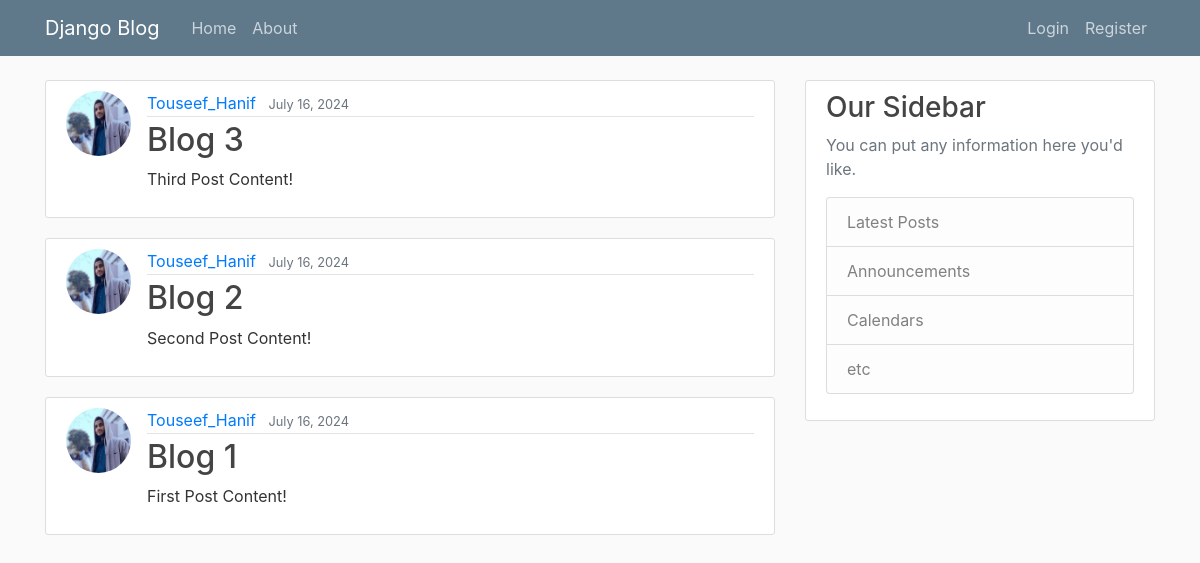
Before: / with the older database file.
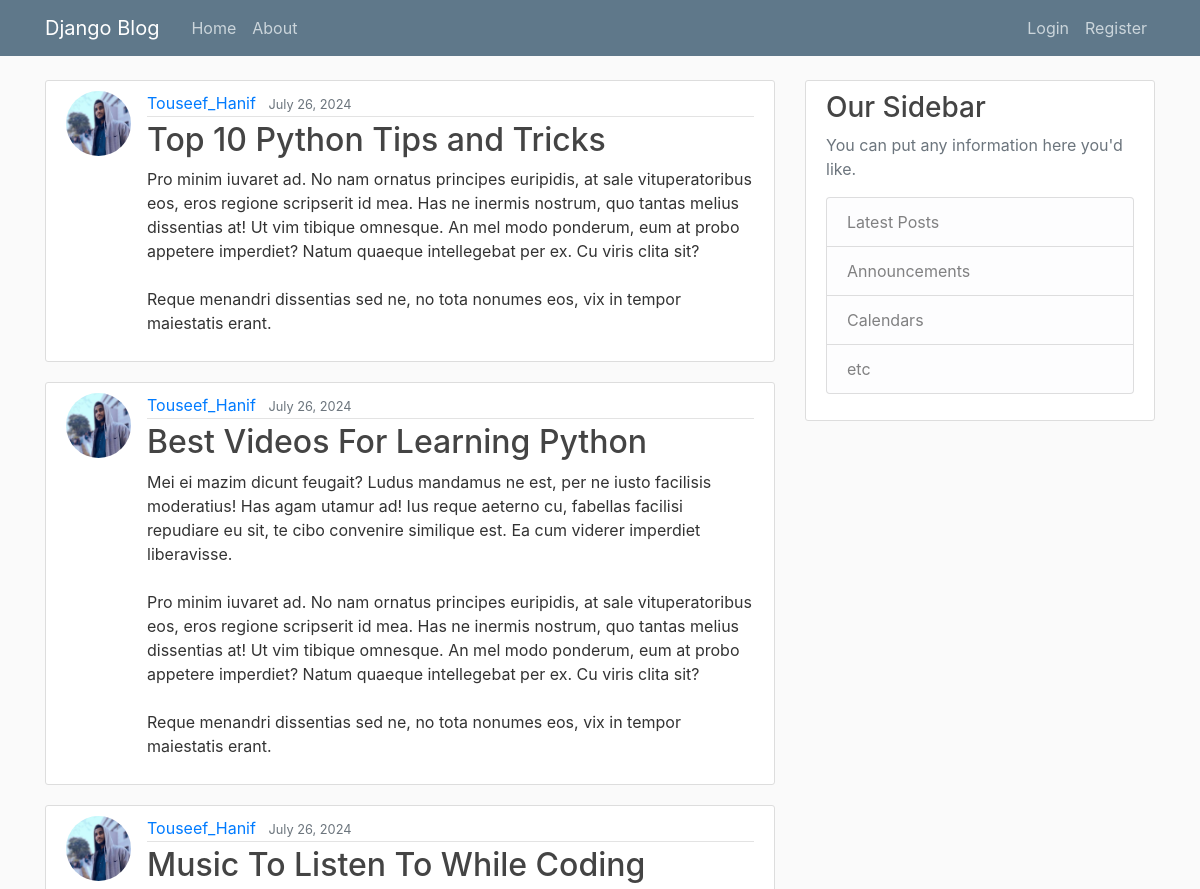
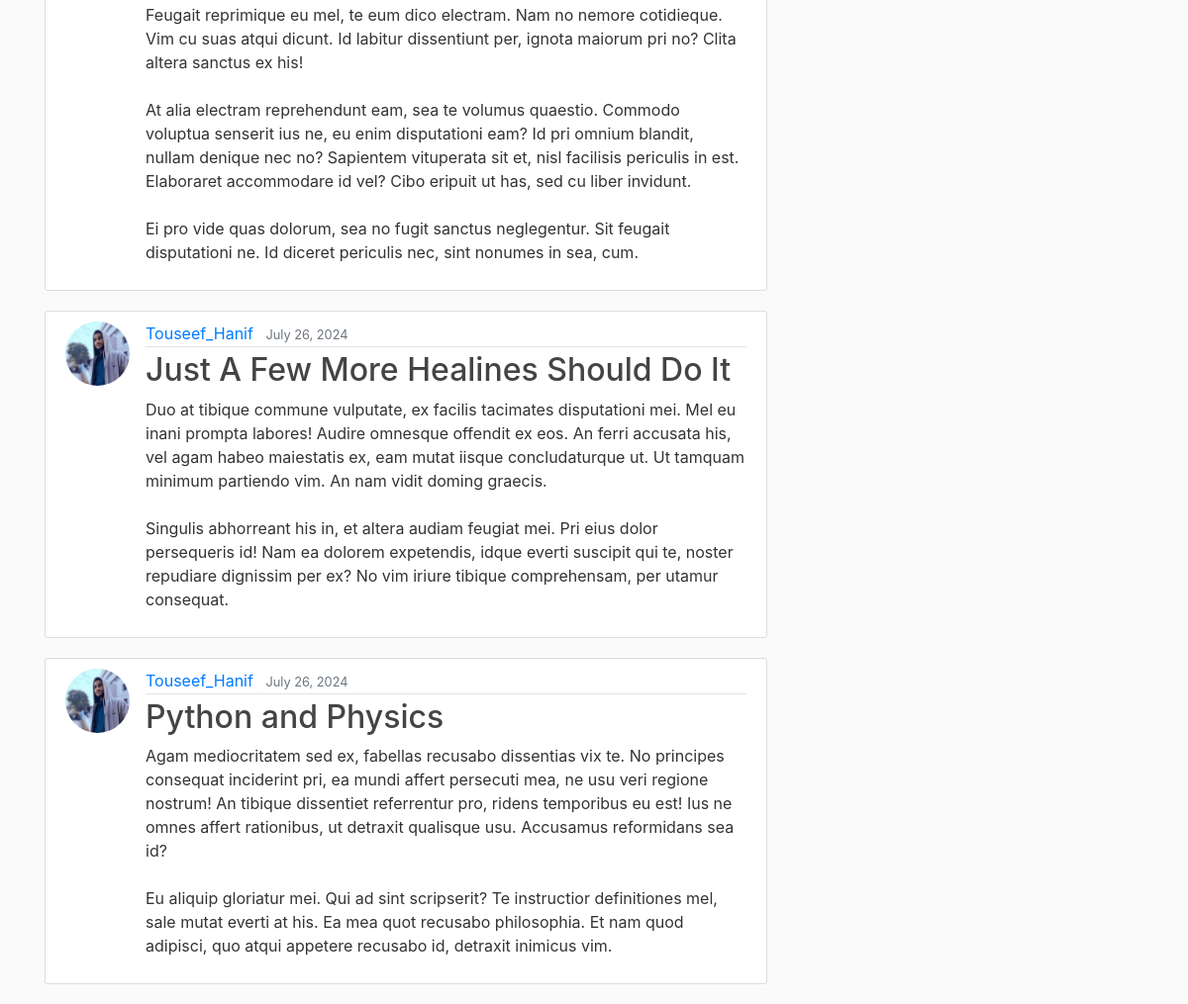
After: the same page with the newer database file (2 pictures, top to bottom).
### blog/models.py (models this page shows, shortened)
class Post(models.Model):
    title = models.CharField(max_length=100)
    content = models.TextField()
    date_posted = models.DateTimeField(default=timezone.now)
    author = models.ForeignKey(User, on_delete=models.CASCADE)

### users/models.py (models this page shows, shortened)
class Profile(models.Model):
    user = models.OneToOneField(User, on_delete=models.CASCADE)
    image = models.ImageField(default='default.jpg', upload_to='profile_pics')

### blog/views.py (the view)
# urls.py: path('', PostListView.as_view(), name='blog-home'),
class PostListView(ListView):
    model = Post
    template_name = 'blog/home.html'
    context_object_name = 'posts'
    ordering = ['-date_posted']
    paginate_by = 5

### blog/templates/blog/home.html
{% extends "blog/base.html"%} {% block content%} {% for post in posts %}
<article class="media content-section">
  <img
    class="rounded-circle article-img"
    src="{{ post.author.profile.image.url }}"
    alt="User Image"
  />
  <div class="media-body">
    <div class="article-metadata">
      <a class="mr-2" href="#">{{ post.author }}</a>
      <small class="text-muted">{{ post.date_posted|date:'F d, Y' }}</small>
    </div>
    <h2><a class="article-title" href="#">{{ post.title }}</a></h2>
    <p class="article-content">{{ post.content }}</p>
  </div>
</article>
{% endfor %} {% endblock content%}

### blog/templates/blog/base.html (shortened to what this page needs)
{% load static %}
<!DOCTYPE html>
<html>
<head>
    <link rel="stylesheet" href="https://maxcdn.bootstrapcdn.com/bootstrap/4.0.0/css/bootstrap.min.css">
    <link rel="stylesheet" type="text/css" href="{% static 'blog/main.css' %}">
</head>
<body>
    <header class="site-header">
      <nav class="navbar navbar-expand-md navbar-dark bg-steel fixed-top">
        <div class="container">
          <a class="navbar-brand mr-4" href="{% url 'blog-home' %}">Django Blog</a>
          <div class="collapse navbar-collapse" id="navbarToggle">
            <div class="navbar-nav mr-auto">
              <a class="nav-item nav-link" href="{% url 'blog-home' %}">Home</a>
              <a class="nav-item nav-link" href="{% url 'blog-about' %}">About</a>
            </div>
            <div class="navbar-nav">
              {% if user.is_authenticated %}
              <a class="nav-item nav-link" href="{% url 'post-create' %}">New Post</a>
                <a class="nav-item nav-link" href="{% url 'profile' %}">Profile</a>
                <a class="nav-item nav-link" href="{% url 'logout' %}">Logout</a>
              {% else %}
                <a class="nav-item nav-link" href="{% url 'login' %}">Login</a>
                <a class="nav-item nav-link" href="{% url 'register' %}">Register</a>
              {% endif %}
            </div>
          </div>
        </div>
      </nav>
    </header>
    <main role="main" class="container">
      <div class="row">
        <div class="col-md-8">
          {% block content %}{% endblock %}
        </div>
        <div class="col-md-4">
          <div class="content-section">
            <h3>Our Sidebar</h3>
            <p class='text-muted'>You can put any information here you'd like.
              <ul class="list-group">
                <li class="list-group-item list-group-item-light">Latest Posts</li>
                <li class="list-group-item list-group-item-light">Announcements</li>
                <li class="list-group-item list-group-item-light">Calendars</li>
                <li class="list-group-item list-group-item-light">etc</li>
              </ul>
            </p>
          </div>
        </div>
      </div>
    </main>
</body>
</html>

### blog/static/blog/main.css (style rules this page uses)
body { background: #fafafa; color: #333333; margin-top: 5rem; }
h1, h2, h3, h4, h5, h6 { color: #444444; }
ul { margin: 0; }
.bg-steel { background-color: #5f788a; }
.site-header .navbar-nav .nav-link { color: #cbd5db; }
.content-section { background: #ffffff; padding: 10px 20px; border: 1px solid #dddddd; border-radius: 3px; margin-bottom: 20px; }
.article-title { color: #444444; }
.article-content { white-space: pre-line; }
.article-img { height: 65px; width: 65px; margin-right: 16px; }
.article-metadata { padding-bottom: 1px; margin-bottom: 4px; border-bottom: 1px solid #e3e3e3; }

Changed rows visible on the page:
no longer on this page (row edited): Post: author.profile.image (picture), author "Touseef_Hanif", date_posted "July 16, 2024", title "Blog 3", content "Third Post Content!"
removed Post: author.profile.image (picture), author "Touseef_Hanif", date_posted "July 16, 2024", title "Blog 2", content "Second Post Content!"
removed Post: author.profile.image (picture), author "Touseef_Hanif", date_posted "July 16, 2024", title "Blog 1", content "First Post Content!"
added Post: author.profile.image (picture), author "Touseef_Hanif", date_posted "July 26, 2024", title "Top 10 Python Tips and Tricks", content "Pro minim iuvaret ad. No nam ornatus principes euripidis, at sale vituperatoribus eos, eros regione scripserit id mea. Has ne inermis nostrum, quo tantas melius dissentias at! Ut vim tibique omnesque. An mel modo ponderum, eum at probo appetere imperdiet? Natum quaeque intellegebat per ex. Cu viris clita sit? Reque menandri dissentias sed ne, no tota nonumes eos, vix in tempor maiestatis erant."
added Post: author.profile.image (picture), author "Touseef_Hanif", date_posted "July 26, 2024", title "Best Videos For Learning Python", content "Mei ei mazim dicunt feugait? Ludus mandamus ne est, per ne iusto facilisis moderatius! Has agam utamur ad! Ius reque aeterno cu, fabellas facilisi repudiare eu sit, te cibo convenire similique est. Ea cum viderer imperdiet liberavisse. Pro minim iuvaret ad. No nam ornatus principes euripidis, at sale vituperatoribus eos, eros regione scripserit id mea. Has ne inermis nostrum, quo tantas melius dissentias at! Ut vim tibique omnesque. An mel modo ponderum, eum at probo appetere imperdiet? Natum quaeque intellegebat per ex. Cu viris clita sit? Reque menandri dissentias sed ne, no tota nonumes eos, vix in tempor maiestatis erant."
added Post: author.profile.image (picture), author "Touseef_Hanif", date_posted "July 26, 2024", title "Music To Listen To While Coding", content "Feugait reprimique eu mel, te eum dico electram. Nam no nemore cotidieque. Vim cu suas atqui dicunt. Id labitur dissentiunt per, ignota maiorum pri no? Clita altera sanctus ex his! At alia electram reprehendunt eam, sea te volumus quaestio. Commodo voluptua senserit ius ne, eu enim disputationi eam? Id pri omnium blandit, nullam denique nec no? Sapientem vituperata sit et, nisl facilisis periculis in est. Elaboraret accommodare id vel? Cibo eripuit ut has, sed cu liber invidunt. Ei pro vide quas dolorum, sea no fugit sanctus neglegentur. Sit feugait disputationi ne. Id diceret periculis nec, sint nonumes in sea, cum."
added Post: author.profile.image (picture), author "Touseef_Hanif", date_posted "July 26, 2024", title "Just A Few More Healines Should Do It", content "Duo at tibique commune vulputate, ex facilis tacimates disputationi mei. Mel eu inani prompta labores! Audire omnesque offendit ex eos. An ferri accusata his, vel agam habeo maiestatis ex, eam mutat iisque concludaturque ut. Ut tamquam minimum partiendo vim. An nam vidit doming graecis. Singulis abhorreant his in, et altera audiam feugiat mei. Pri eius dolor persequeris id! Nam ea dolorem expetendis, idque everti suscipit qui te, noster repudiare dignissim per ex? No vim iriure tibique comprehensam, per utamur consequat."
added Post: author.profile.image (picture), author "Touseef_Hanif", date_posted "July 26, 2024", title "Python and Physics", content "Agam mediocritatem sed ex, fabellas recusabo dissentias vix te. No principes consequat inciderint pri, ea mundi affert persecuti mea, ne usu veri regione nostrum! An tibique dissentiet referrentur pro, ridens temporibus eu est! Ius ne omnes affert rationibus, ut detraxit qualisque usu. Accusamus reformidans sea id? Eu aliquip gloriatur mei. Qui ad sint scripserit? Te instructior definitiones mel, sale mutat everti at his. Ea mea quot recusabo philosophia. Et nam quod adipisci, quo atqui appetere recusabo id, detraxit inimicus vim."
